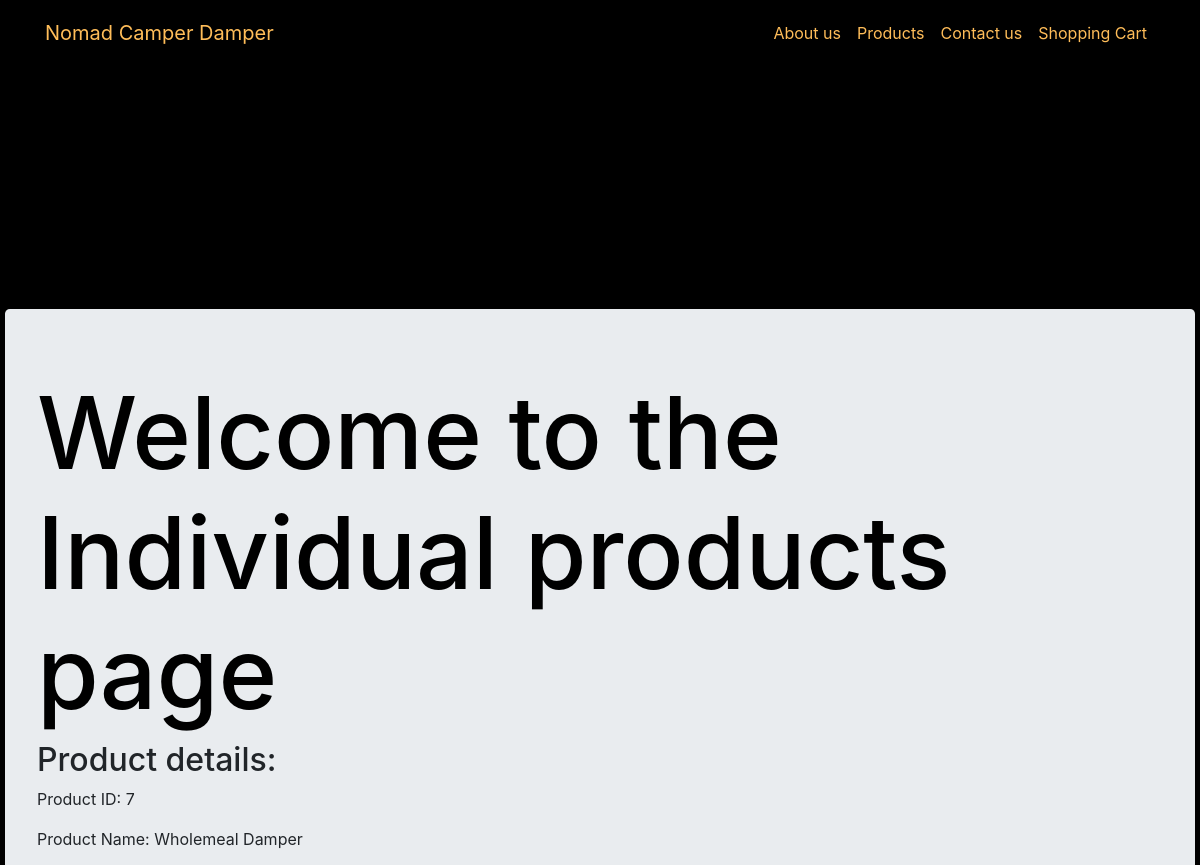
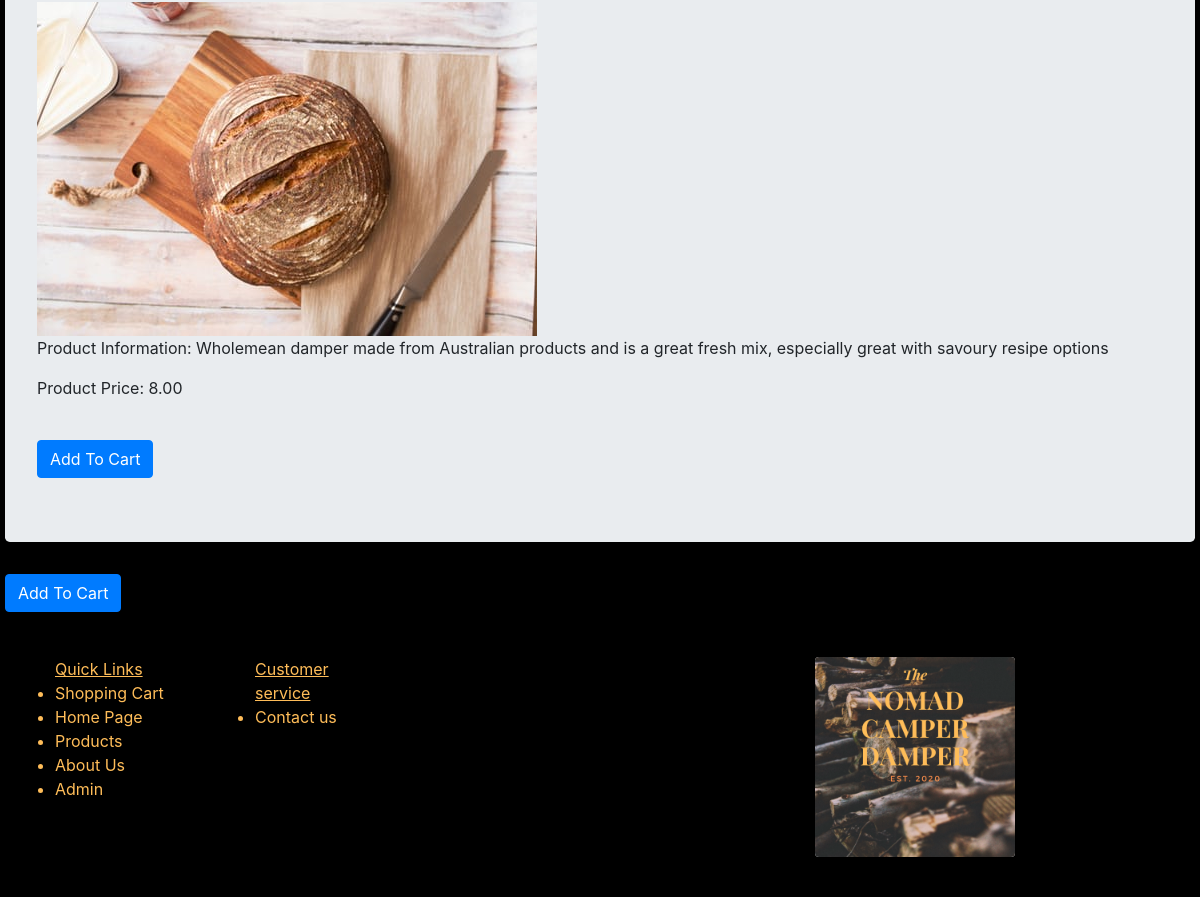
/Products/7/, run on the app's committed database (2 pictures, top to bottom).
### Products/models.py (models this page shows, shortened)
class ProductDB(models.Model):
    product_name = models.CharField(max_length=200,unique=True)
    product_pic = models.ImageField(upload_to= 'Nomad_Camper_Damper/static/images')
    product_info = models.TextField()
    product_price = models.DecimalField(max_digits=7, decimal_places=2)
    slug = models.SlugField(blank=True,default=None)

### Products/views.py (the view)
# urls.py: path('<int:pk>/',views.Individual_product_page.as_view(),name="individual_product"),
class Individual_product_page(DetailView):
    context_object_name ='Individual_product'
    model = models.ProductDB
    template_name = 'Products/individual_product_page.html'

### checkout/cart.py (called while the page is built)
def _cart_id(request):
    if 'cart_id' not in request.session:
        request.session['cart_id'] = _generate_cart_id()
    return request.session['cart_id']

def _generate_cart_id():
    import string, random
    return ''.join([random.choice(string.ascii_letters + string.digits) for _ in range(50)])

def get_all_cart_items(request):
    return CartItem.objects.filter(cart_id = _cart_id(request))

def item_count(request):
    return get_all_cart_items(request).count()

### checkout/context_processor.py (called while the page is built)
def cart_item_count(request):
    item_count = cart.item_count(request)
    return {'cart_item_count' : item_count }

### Products/templates/Products/individual_product_page.html (shortened to what this page needs)
{% extends "base.html" %}
{% load staticfiles %}
    {% block content %}
    <h1>This is the individual_products_page</h1>
    <div class="jumbotron">
<form class="" action="index.html" method="post">
      <h1>Welcome to the Individual products page</h1>
      <h2>Product details:</h2>
      <p>Product ID: {{Individual_product.id}}</p>
      <p>Product Name: {{ Individual_product.product_name }}</p>
      <img src="{{ Individual_product.product_pic }}" alt="" <br>
      <p>Product Information: {{ Individual_product.product_info }}</p>
      <p>Product Price: {{ Individual_product.product_price }}</p>
      <form class="" action="" method="POST">
        {% csrf_token %}<br>
        <input type="submit" class="btn btn-primary" name="Add To Cart" value="Add To Cart">
      </form>
    </form>
    </div>
  <button type="button" class="btn btn-primary" data-toggle="modal" data-target="#exampleModal">
    Add To Cart
  </button>
  </body>
</html>
{% endblock %}

### static/css/master.css (style rules this page uses)
h1 { color:black; font-size: 100px; }

### templates/base.html (style rules this page uses)
form { margin-bottom: 0; }

### data on the page
ProductDB: id "7", product_name "Wholemeal Damper", product_pic (picture), product_info "Wholemean damper made from Australian products and is a great fresh mix, especially great with savoury resipe options", product_price "8.00"
